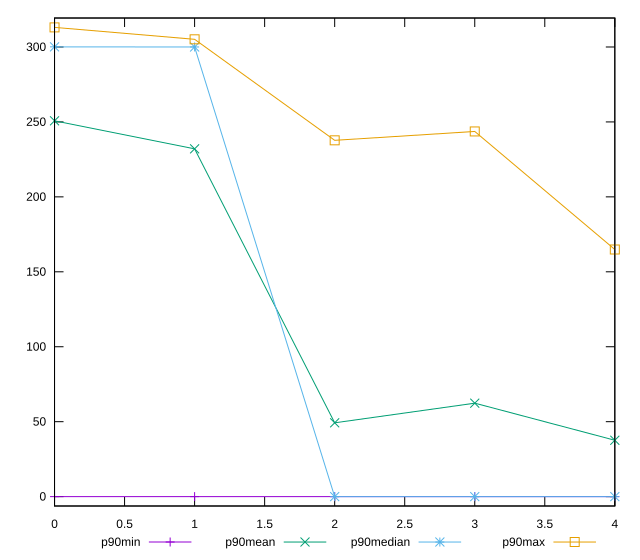

Reproduce this figure in gnuplot.
reset

$p90Min <<EOF
0 0
1 0
2 0
3 0
4 0
EOF

$p90Mean <<EOF
0 250.72715957901335
1 232.04045745066372
2 49.25215957519856
3 62.349638299739105
4 37.60123404036177
EOF

$p90Median <<EOF
0 300.086
1 300
2 0
3 0
4 0
EOF

$p90Max <<EOF
0 313.072
1 305.124
2 237.72300004959106
3 243.65100002288818
4 164.87900018692017
EOF

set key outside below
set xrange [0:4]
set yrange [-6.26144:319.33344]
set trange [-6.26144:319.33344]
set terminal svg size 640, 560 enhanced background rgb 'white'
set output "report_00019_2021-02-10T18-14-37.922Z//uses-rel-preconnect/progression/value.svg"

plot $p90Min title "p90min" with linespoints, \
     $p90Mean title "p90mean" with linespoints, \
     $p90Median title "p90median" with linespoints, \
     $p90Max title "p90max" with linespoints

reset
